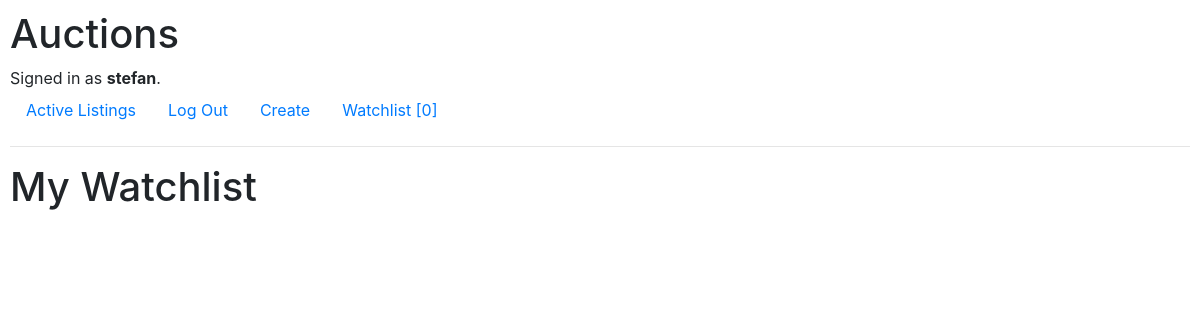
The app's page /watchlist/ (signed in), older data.
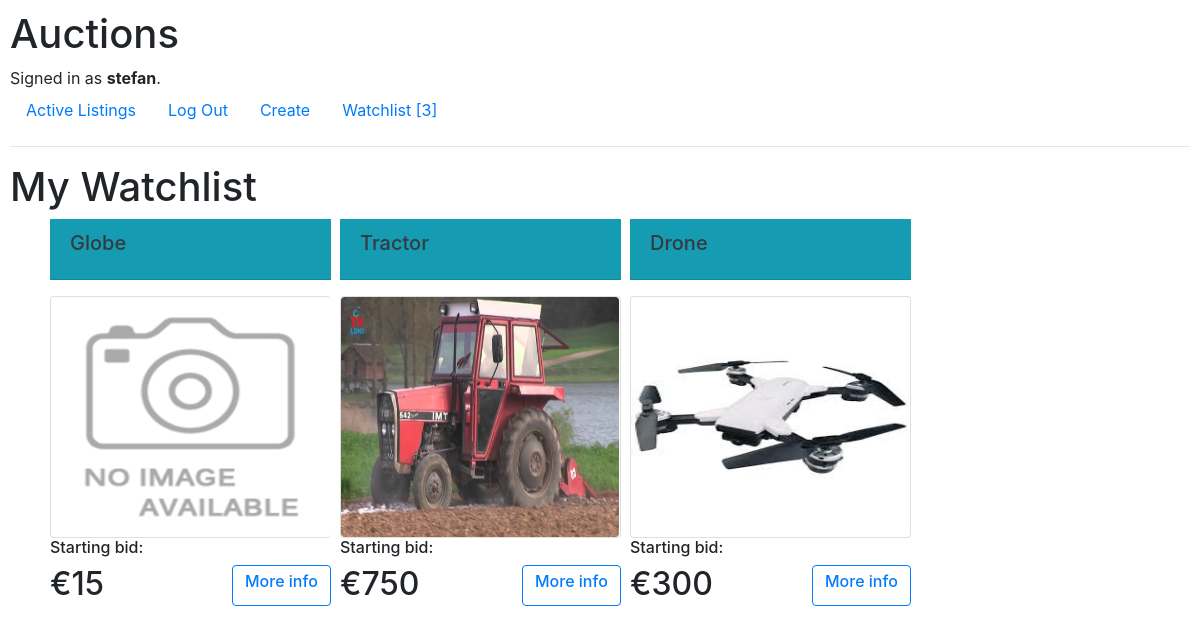
The same page, newer data.
### auctions/models.py (models this page shows, shortened)
class Watchlist(models.Model):
    user_id = models.ForeignKey(User, on_delete=models.CASCADE, related_name='user_idd')
    auction_id = models.ForeignKey(Auction, on_delete=models.CASCADE, related_name='auction_idd')

class Auction(models.Model):
    seller = models.ForeignKey(User, on_delete=models.CASCADE, related_name='bidder')
    title = models.CharField(max_length=60)
    subtitle = models.CharField(max_length=1200)
    start_bit = models.IntegerField()
    image = ResizedImageField(size=[500, 500], quality=100, null=True, blank=True, upload_to="images/")
    data = models.DateTimeField(auto_now=True)
    select_category = models.ForeignKey(Category, on_delete=models.CASCADE, related_name='categories', default=None)

### auctions/views.py (the view)
# urls.py: path("watchlist/", views.watchlist, name='watchlist'),
@login_required
def watchlist(request):
    user_id = request.user
    user_watchlist = Watchlist.objects.filter(user_id=user_id)
    count = Watchlist.objects.filter(user_id=user_id).count()
    return render(request, "auctions/watchlist.html", {
        'lists': user_watchlist,
        'count': count
    })

### auctions/templates/auctions/watchlist.html (shortened to what this page needs)
{% extends "auctions/layout.html" %}
{% load static %}
{% block body %}
    <h1>My Watchlist </h1>
<div style="display: grid; grid-template-columns: 25% 25% 25% 25%; padding-left: 20px; ">
    {% for list in lists %}
        <div style="padding-left: 20px; width: 18.8rem; padding-bottom: 80px">
            <div class="card-title text-dark bg-info mb-3">
                  <div class="card-header">
                    <h5 class="card-title">{{ list.auction_id.title }}</h5>
                  </div>
            </div>
            <div class="card">
                {% if list.auction_id.image %}
                    <img src="{{ list.auction_id.image.url }}" class="rounded" style="width: 17.4rem; height: 15rem">
                {% else %}
                    <img src="{% static 'auctions/images/default.png' %}" class="rounded" style="width: 17.5rem; height: 15rem">
                {% endif %}
            </div>
            <h6>Starting bid:</h6><h2> €{{ list.auction_id.start_bit }}
            <div class="btn btn-outline-primary"  style="float: right;"><h6><a href="{% url 'item' list.auction_id.id %}">{{ item }}More info</a></h6></div> </h2>
        </div>
        {% endfor %}
 </div>
{% endblock %}

### auctions/templates/auctions/layout.html (shortened to what this page needs)
{% load static %}
<!DOCTYPE html>
<html lang="en">
    <head>
        <link rel="stylesheet" href="https://stackpath.bootstrapcdn.com/bootstrap/4.4.1/css/bootstrap.min.css">
        <link href="{% static 'auctions/styles.css' %}" rel="stylesheet">
    </head>
    <body>
        <h1>Auctions</h1>
        <div>
            {% if user.is_authenticated %}
                Signed in as <strong>{{ user.username }}</strong>.
            {% else %}
                Not signed in.
            {% endif %}
        </div>
        <ul class="nav">
            <li class="nav-item">
                <a class="nav-link" href="{% url 'index' %}">Active Listings</a>
            </li>
            {% if user.is_authenticated %}
                <li class="nav-item">
                    <a class="nav-link" href="{% url 'logout' %}">Log Out</a>
                </li>
                <li class="nav-item">
                    <a class="nav-link" href="{% url 'create' %}">Create</a>
                </li>
                <li class="nav-item">
                    <a class="nav-link" href="{% url 'watchlist' %}">Watchlist [{{ count }}]</a>
                </li>
            {% endif %}
        </ul>
        <hr>
        {% block body %}
        {% endblock %}
    </body>
</html>

Row changes from the older to the newer data that the page shows:
added Watchlist: auction_id "Globe", auction_id.start_bit "15"
added Watchlist: auction_id "Tractor", auction_id.image (placeholder picture), auction_id.start_bit "750"
added Watchlist: auction_id "Drone", auction_id.image (picture), auction_id.start_bit "300"
Text that changed along with them:
{{ count }}: "0" → "3"
